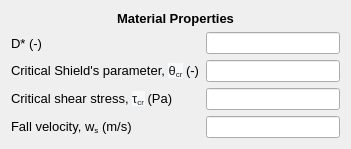
     <widget class="QWidget" name="formLayoutWidget_17">
      <property name="geometry">
       <rect>
        <x>20</x>
        <y>530</y>
        <width>351</width>
        <height>122</height>
       </rect>
      </property>
      <layout class="QFormLayout" name="formLayout_20">
       <item row="1" column="0">
        <widget class="QLabel" name="Dstar_wpc_lbl">
         <property name="font">
          <font>
           <family>MS Shell Dlg 2</family>
           <pointsize>10</pointsize>
          </font>
         </property>
         <property name="text">
          <string>D* (-)</string>
         </property>
        </widget>
       </item>
       <item row="1" column="1">
        <widget class="QLineEdit" name="Dstar_wpc_txt">
         <property name="readOnly">
          <bool>true</bool>
         </property>
        </widget>
       </item>
       <item row="2" column="0">
        <widget class="QLabel" name="crShields_wpc_lbl">
         <property name="font">
          <font>
           <family>MS Shell Dlg 2</family>
           <pointsize>10</pointsize>
          </font>
         </property>
         <property name="text">
          <string>&lt;html&gt;&lt;head/&gt;&lt;body&gt;&lt;p&gt;Critical Shield's parameter, &lt;span style=&quot; font-family:'sans-serif'; color:#202122; background-color:#f8f9fa;&quot;&gt;θ&lt;/span&gt;&lt;span style=&quot; font-family:'sans-serif'; color:#202122; background-color:#f8f9fa; vertical-align:sub;&quot;&gt;cr&lt;/span&gt; (-)&lt;/p&gt;&lt;/body&gt;&lt;/html&gt;</string>
         </property>
        </widget>
       </item>
       <item row="2" column="1">
        <widget class="QLineEdit" name="crShields_wpc_txt">
         <property name="readOnly">
          <bool>true</bool>
         </property>
        </widget>
       </item>
       <item row="3" column="0">
        <widget class="QLabel" name="crShear_wpc_lbl">
         <property name="font">
          <font>
           <family>MS Shell Dlg 2</family>
           <pointsize>10</pointsize>
           <weight>50</weight>
           <bold>false</bold>
           <strikeout>false</strikeout>
           <kerning>true</kerning>
          </font>
         </property>
         <property name="text">
          <string>&lt;html&gt;&lt;head/&gt;&lt;body&gt;&lt;p&gt;Critical shear stress, &lt;span style=&quot; font-family:'sans-serif'; color:#202122; background-color:#f8f9fa;&quot;&gt;τ&lt;/span&gt;&lt;span style=&quot; font-family:'sans-serif'; color:#202122; background-color:#f8f9fa; vertical-align:sub;&quot;&gt;cr&lt;/span&gt; (Pa)&lt;/p&gt;&lt;/body&gt;&lt;/html&gt;</string>
         </property>
        </widget>
       </item>
       <item row="3" column="1">
        <widget class="QLineEdit" name="crShear_wpc_txt">
         <property name="readOnly">
          <bool>true</bool>
         </property>
        </widget>
       </item>
       <item row="0" column="0" colspan="2">
        <widget class="QLabel" name="materialProperties_lbl_5">
         <property name="font">
          <font>
           <family>MS Shell Dlg 2</family>
           <pointsize>10</pointsize>
           <weight>75</weight>
           <bold>true</bold>
          </font>
         </property>
         <property name="text">
          <string>&lt;html&gt;&lt;head/&gt;&lt;body&gt;&lt;p align=&quot;center&quot;&gt;Material Properties&lt;/p&gt;&lt;/body&gt;&lt;/html&gt;</string>
         </property>
        </widget>
       </item>
       <item row="4" column="0">
        <widget class="QLabel" name="fallVelocity_wpc_lbl">
         <property name="font">
          <font>
           <family>MS Shell Dlg 2</family>
           <pointsize>10</pointsize>
           <weight>50</weight>
           <bold>false</bold>
           <strikeout>false</strikeout>
           <kerning>true</kerning>
          </font>
         </property>
         <property name="text">
          <string>&lt;html&gt;&lt;head/&gt;&lt;body&gt;&lt;p&gt;Fall velocity, w&lt;span style=&quot; vertical-align:sub;&quot;&gt;s&lt;/span&gt; (m/s)&lt;/p&gt;&lt;/body&gt;&lt;/html&gt;</string>
         </property>
        </widget>
       </item>
       <item row="4" column="1">
        <widget class="QLineEdit" name="fallVelocity_wpc_txt">
         <property name="readOnly">
          <bool>true</bool>
         </property>
        </widget>
       </item>
      </layout>
     </widget>
